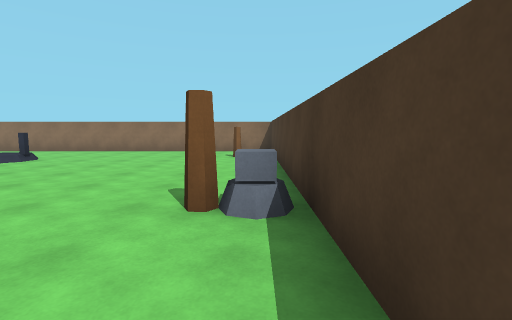
[1] (above)

18 first-person views from a walk through a 3-D level made in the Unity game engine. The camera is 1.4 m above the floor, tilts 6° down and sees 85° across. The floor is counted in squares, 2 m on a side. Each view is taken from the middle of a square. On the plan, view 1 faces up. The plan holds only what a view shows up to about 9 squares ahead; the rest is blank. The place goes on beyond the plan. The player character is not drawn.

[2]
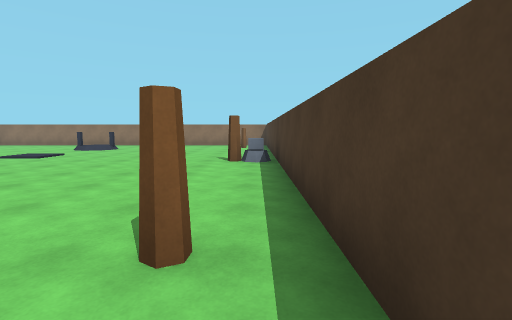

[3]
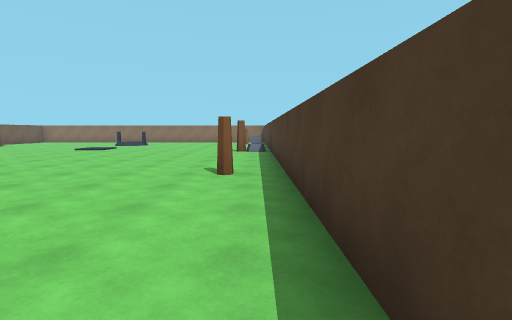

[4]
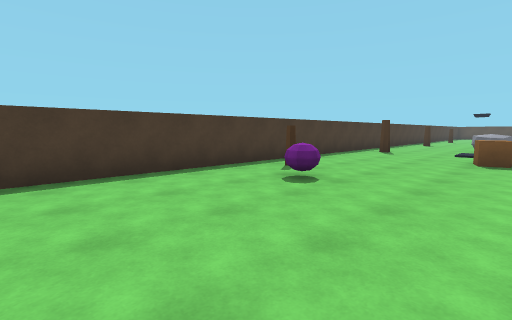

[5]
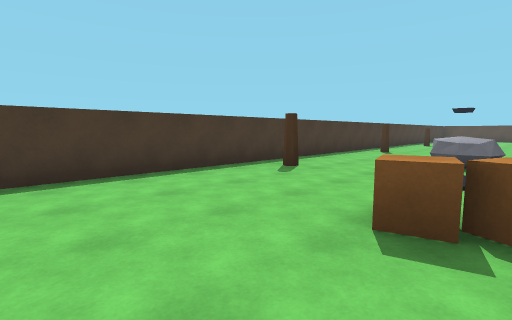

[6]
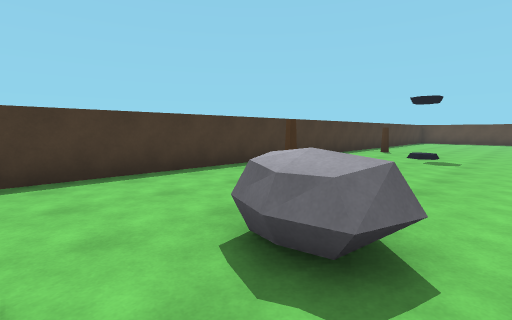

[7]
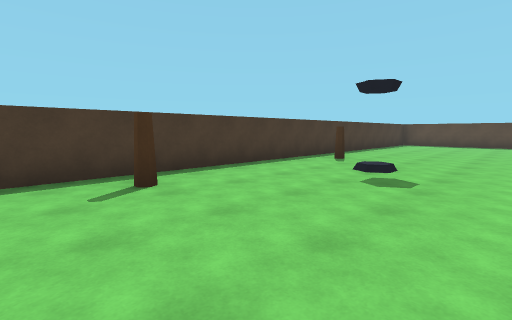

[8]
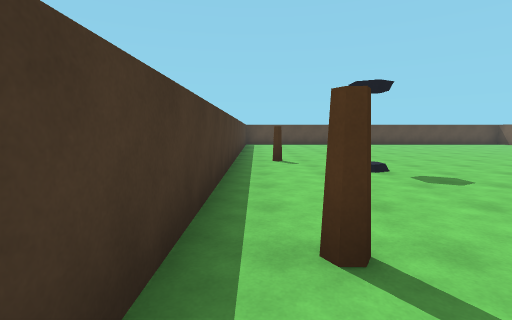

[9]
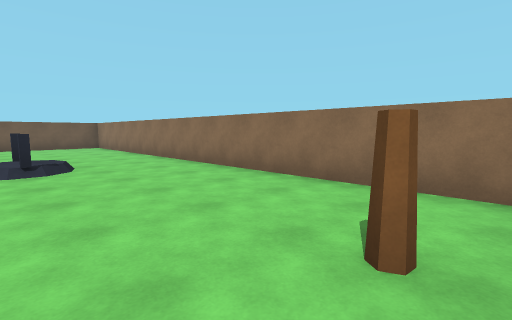

[10]
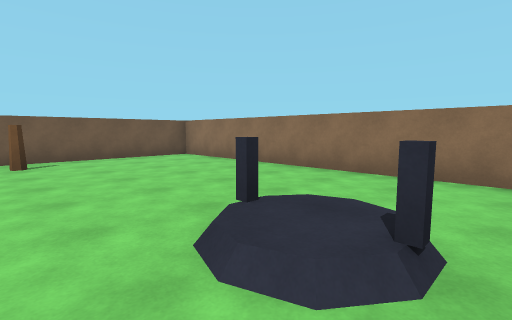

[11]
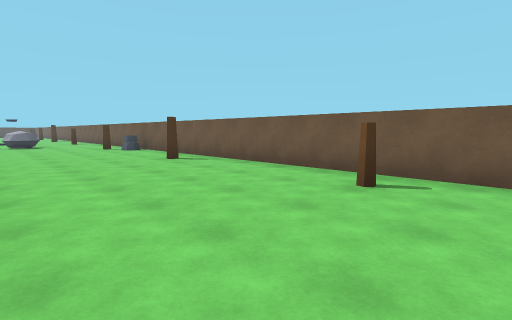

[12]
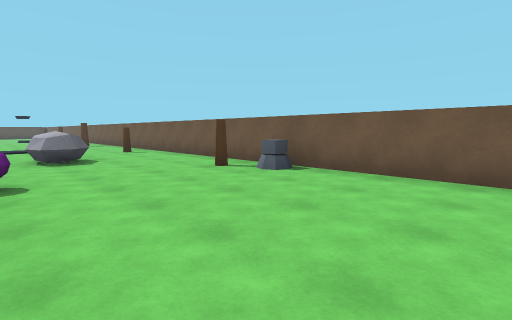

[13]
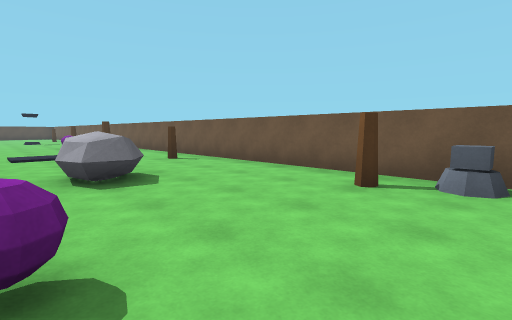

[14]
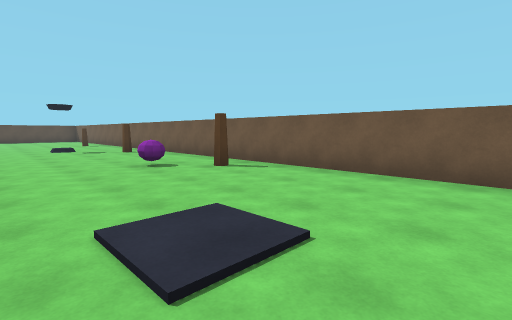

[15]
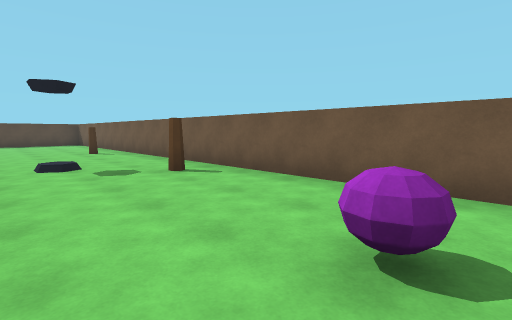

[16]
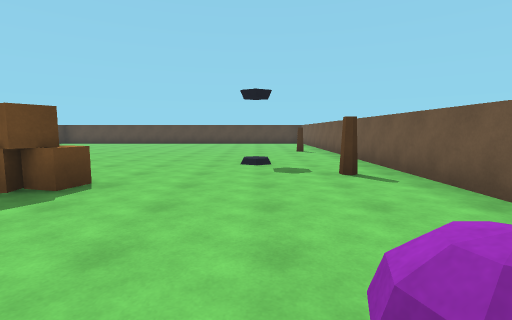

[17]
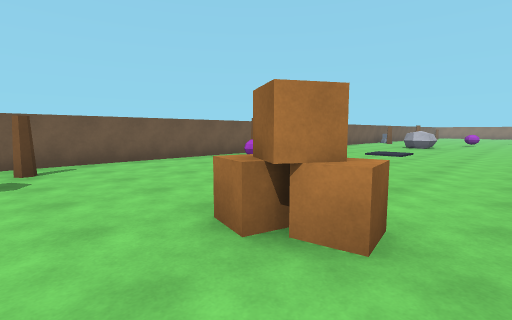

[18]
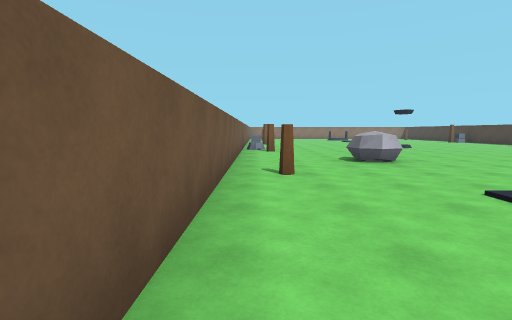

### Floor plan
Points are (right, up) in squares from view 1. A wall is a line through its corners. A room is listed if a view was taken in it or the views show most of it. See-through windows are left out.
Room 1 (views 1, 2, 3, 4, 5, 6, 7, 8, 9, 10, 11, 12, 13, 14, 15, 16, 17, 18)
walls: (0.5, -25) (0.5, 8.8); (0, 9.5) (-12.5, 9.5) (-12.5, -24.4)
low walls: (-12.2, -3.3) (-11.8, -3.3) (-11.8, -3.8)
objects: other object (-12, -24); other object (-12, -19); other object (-12, -15) to (-11, -14); other object (-12, -9); other object (-12, -4); other object (-12, 0); other object (-11, 6); other object (-9, -8) to (-9, -7); other object (-7, -18); other object (-4, -10) to (-3, -10); other object (-3, -15) to (-3, -14); other object (-1, -22); other object (-1, -17); other object (-1, -13) to (0, -12); other object (-1, -7); other object (-1, -2); other object (-1, 3); other object (0, 8)

Where each view was taken, in squares from view 1:
view 1: 0 up, 0 right, facing up
view 2: 4 down, 0 right, facing up
view 3: 7 down, 0 right, facing up
view 4: 3 down, 4 left, facing down-right
view 5: 8 down, 4 left, facing down-right
view 6: 13 down, 4 left, facing down-right
view 7: 16 down, 4 left, facing down-right
view 8: 16 down, 0 right, facing down
view 9: 6 up, 0 right, facing up-left
view 10: 5 up, 5 left, facing up-left
view 11: 7 up, 8 left, facing down-left
view 12: 0 up, 8 left, facing down-left
view 13: 3 down, 8 left, facing down-left
view 14: 10 down, 8 left, facing down-left
view 15: 15 down, 9 left, facing down-left
view 16: 15 down, 10 left, facing down
view 17: 20 down, 6 left, facing up-left
view 18: 14 down, 12 left, facing up
